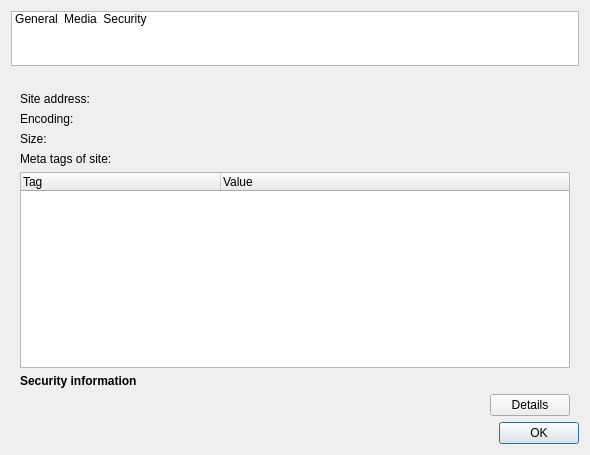
<?xml version="1.0" encoding="UTF-8"?>
<ui version="4.0">
 <class>SiteInfo</class>
 <widget class="QDialog" name="SiteInfo">
  <property name="geometry">
   <rect>
    <x>0</x>
    <y>0</y>
    <width>590</width>
    <height>455</height>
   </rect>
  </property>
  <property name="windowTitle">
   <string>Site Info</string>
  </property>
  <layout class="QGridLayout" name="gridLayout">
   <item row="6" column="1">
    <widget class="QDialogButtonBox" name="buttonBox">
     <property name="orientation">
      <enum>Qt::Horizontal</enum>
     </property>
     <property name="standardButtons">
      <set>QDialogButtonBox::Ok</set>
     </property>
    </widget>
   </item>
   <item row="1" column="1">
    <widget class="SqueezeLabelV2" name="heading">
     <property name="maximumSize">
      <size>
       <width>550</width>
       <height>16777215</height>
      </size>
     </property>
     <property name="text">
      <string/>
     </property>
    </widget>
   </item>
   <item row="0" column="1">
    <widget class="QListWidget" name="listWidget">
     <property name="sizePolicy">
      <sizepolicy hsizetype="Preferred" vsizetype="Preferred">
       <horstretch>0</horstretch>
       <verstretch>0</verstretch>
      </sizepolicy>
     </property>
     <property name="maximumSize">
      <size>
       <width>16777215</width>
       <height>55</height>
      </size>
     </property>
     <property name="focusPolicy">
      <enum>Qt::NoFocus</enum>
     </property>
     <property name="verticalScrollBarPolicy">
      <enum>Qt::ScrollBarAlwaysOff</enum>
     </property>
     <property name="horizontalScrollBarPolicy">
      <enum>Qt::ScrollBarAlwaysOff</enum>
     </property>
     <property name="movement">
      <enum>QListView::Static</enum>
     </property>
     <property name="flow">
      <enum>QListView::LeftToRight</enum>
     </property>
     <property name="resizeMode">
      <enum>QListView::Fixed</enum>
     </property>
     <property name="viewMode">
      <enum>QListView::IconMode</enum>
     </property>
     <property name="uniformItemSizes">
      <bool>false</bool>
     </property>
     <property name="currentRow">
      <number>-1</number>
     </property>
     <item>
      <property name="text">
       <string>General</string>
      </property>
      <property name="whatsThis">
       <string notr="true">0</string>
      </property>
     </item>
     <item>
      <property name="text">
       <string>Media</string>
      </property>
      <property name="whatsThis">
       <string notr="true">1</string>
      </property>
     </item>
     <item>
      <property name="text">
       <string>Security</string>
      </property>
      <property name="whatsThis">
       <string notr="true">2</string>
      </property>
     </item>
    </widget>
   </item>
   <item row="4" column="1">
    <widget class="QStackedWidget" name="stackedWidget">
     <property name="currentIndex">
      <number>0</number>
     </property>
     <widget class="QWidget" name="page">
      <layout class="QGridLayout" name="gridLayout_2">
       <property name="topMargin">
        <number>0</number>
       </property>
       <property name="bottomMargin">
        <number>0</number>
       </property>
       <item row="0" column="0" colspan="4">
        <layout class="QFormLayout" name="formLayout">
         <property name="fieldGrowthPolicy">
          <enum>QFormLayout::AllNonFixedFieldsGrow</enum>
         </property>
         <item row="1" column="1">
          <widget class="SqueezeLabelV2" name="encodingLabel">
           <property name="text">
            <string/>
           </property>
          </widget>
         </item>
         <item row="2" column="0">
          <widget class="QLabel" name="label_7">
           <property name="text">
            <string>Size:</string>
           </property>
          </widget>
         </item>
         <item row="2" column="1">
          <widget class="SqueezeLabelV2" name="sizeLabel">
           <property name="text">
            <string/>
           </property>
          </widget>
         </item>
         <item row="0" column="1">
          <widget class="SqueezeLabelV2" name="siteAddress">
           <property name="sizePolicy">
            <sizepolicy hsizetype="Minimum" vsizetype="Preferred">
             <horstretch>0</horstretch>
             <verstretch>0</verstretch>
            </sizepolicy>
           </property>
           <property name="maximumSize">
            <size>
             <width>460</width>
             <height>16777215</height>
            </size>
           </property>
           <property name="text">
            <string/>
           </property>
          </widget>
         </item>
         <item row="0" column="0">
          <widget class="QLabel" name="label_3">
           <property name="sizePolicy">
            <sizepolicy hsizetype="Fixed" vsizetype="Preferred">
             <horstretch>0</horstretch>
             <verstretch>0</verstretch>
            </sizepolicy>
           </property>
           <property name="text">
            <string>Site address:</string>
           </property>
          </widget>
         </item>
         <item row="1" column="0">
          <widget class="QLabel" name="label_6">
           <property name="text">
            <string>Encoding:</string>
           </property>
          </widget>
         </item>
        </layout>
       </item>
       <item row="1" column="0" colspan="4">
        <widget class="QLabel" name="label_9">
         <property name="text">
          <string>Meta tags of site:</string>
         </property>
        </widget>
       </item>
       <item row="3" column="0" colspan="4">
        <widget class="QTreeWidget" name="treeTags">
         <attribute name="headerMinimumSectionSize">
          <number>200</number>
         </attribute>
         <column>
          <property name="text">
           <string>Tag</string>
          </property>
         </column>
         <column>
          <property name="text">
           <string>Value</string>
          </property>
         </column>
        </widget>
       </item>
       <item row="4" column="0" colspan="2">
        <widget class="QLabel" name="label_2">
         <property name="sizePolicy">
          <sizepolicy hsizetype="Fixed" vsizetype="Preferred">
           <horstretch>0</horstretch>
           <verstretch>0</verstretch>
          </sizepolicy>
         </property>
         <property name="text">
          <string>&lt;b&gt;Security information&lt;/b&gt;</string>
         </property>
        </widget>
       </item>
       <item row="5" column="1">
        <widget class="QLabel" name="securityLabel">
         <property name="text">
          <string/>
         </property>
        </widget>
       </item>
       <item row="5" column="3">
        <widget class="QPushButton" name="secDetailsButton">
         <property name="sizePolicy">
          <sizepolicy hsizetype="Fixed" vsizetype="Fixed">
           <horstretch>0</horstretch>
           <verstretch>0</verstretch>
          </sizepolicy>
         </property>
         <property name="text">
          <string>Details</string>
         </property>
        </widget>
       </item>
       <item row="5" column="0">
        <spacer name="horizontalSpacer">
         <property name="orientation">
          <enum>Qt::Horizontal</enum>
         </property>
         <property name="sizeType">
          <enum>QSizePolicy::Fixed</enum>
         </property>
         <property name="sizeHint" stdset="0">
          <size>
           <width>20</width>
           <height>20</height>
          </size>
         </property>
        </spacer>
       </item>
       <item row="5" column="2">
        <spacer name="horizontalSpacer_2">
         <property name="orientation">
          <enum>Qt::Horizontal</enum>
         </property>
         <property name="sizeHint" stdset="0">
          <size>
           <width>40</width>
           <height>20</height>
          </size>
         </property>
        </spacer>
       </item>
      </layout>
     </widget>
     <widget class="QWidget" name="page_3">
      <layout class="QGridLayout" name="gridLayout_3">
       <item row="0" column="0">
        <widget class="QSplitter" name="splitter">
         <property name="orientation">
          <enum>Qt::Vertical</enum>
         </property>
         <widget class="QTreeWidget" name="treeImages">
          <property name="minimumSize">
           <size>
            <width>0</width>
            <height>0</height>
           </size>
          </property>
          <property name="itemsExpandable">
           <bool>false</bool>
          </property>
          <attribute name="headerMinimumSectionSize">
           <number>200</number>
          </attribute>
          <column>
           <property name="text">
            <string>Image</string>
           </property>
          </column>
          <column>
           <property name="text">
            <string>Image address</string>
           </property>
          </column>
         </widget>
         <widget class="QWidget" name="layoutWidget">
          <layout class="QVBoxLayout" name="verticalLayout">
           <item>
            <widget class="QLabel" name="label_5">
             <property name="maximumSize">
              <size>
               <width>16777215</width>
               <height>20</height>
              </size>
             </property>
             <property name="text">
              <string>&lt;b&gt;Preview&lt;/b&gt;</string>
             </property>
            </widget>
           </item>
           <item>
            <widget class="QGraphicsView" name="mediaPreview"/>
           </item>
          </layout>
         </widget>
        </widget>
       </item>
      </layout>
     </widget>
     <widget class="QWidget" name="page_2">
      <layout class="QGridLayout" name="gridLayout_4">
       <property name="topMargin">
        <number>0</number>
       </property>
       <property name="bottomMargin">
        <number>0</number>
       </property>
       <item row="0" column="0">
        <widget class="QLabel" name="certLabel">
         <property name="text">
          <string/>
         </property>
        </widget>
       </item>
       <item row="2" column="0">
        <spacer name="verticalSpacer">
         <property name="orientation">
          <enum>Qt::Vertical</enum>
         </property>
         <property name="sizeType">
          <enum>QSizePolicy::Expanding</enum>
         </property>
         <property name="sizeHint" stdset="0">
          <size>
           <width>20</width>
           <height>40</height>
          </size>
         </property>
        </spacer>
       </item>
       <item row="1" column="0">
        <layout class="QVBoxLayout" name="certFrame"/>
       </item>
      </layout>
     </widget>
    </widget>
   </item>
  </layout>
 </widget>
 <customwidgets>
  <customwidget>
   <class>SqueezeLabelV2</class>
   <extends>QLabel</extends>
   <header>squeezelabelv2.h</header>
  </customwidget>
 </customwidgets>
 <resources/>
 <connections>
  <connection>
   <sender>buttonBox</sender>
   <signal>accepted()</signal>
   <receiver>SiteInfo</receiver>
   <slot>accept()</slot>
   <hints>
    <hint type="sourcelabel">
     <x>248</x>
     <y>254</y>
    </hint>
    <hint type="destinationlabel">
     <x>157</x>
     <y>274</y>
    </hint>
   </hints>
  </connection>
  <connection>
   <sender>buttonBox</sender>
   <signal>rejected()</signal>
   <receiver>SiteInfo</receiver>
   <slot>reject()</slot>
   <hints>
    <hint type="sourcelabel">
     <x>316</x>
     <y>260</y>
    </hint>
    <hint type="destinationlabel">
     <x>286</x>
     <y>274</y>
    </hint>
   </hints>
  </connection>
 </connections>
</ui>
